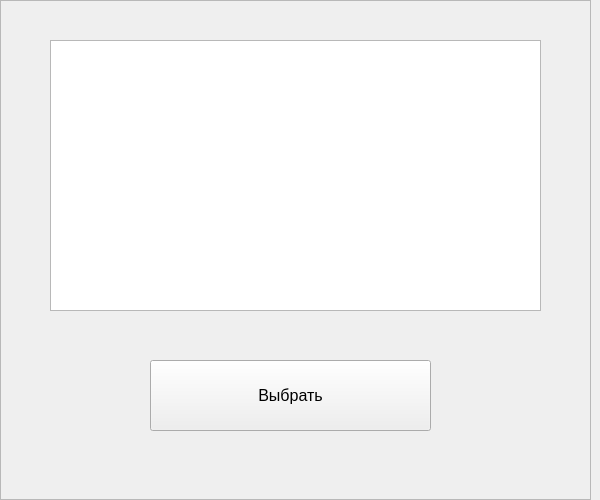
<?xml version="1.0" encoding="UTF-8"?>
<ui version="4.0">
 <class>MainWindow</class>
 <widget class="QMainWindow" name="MainWindow">
  <property name="geometry">
   <rect>
    <x>0</x>
    <y>0</y>
    <width>600</width>
    <height>500</height>
   </rect>
  </property>
  <property name="minimumSize">
   <size>
    <width>600</width>
    <height>500</height>
   </size>
  </property>
  <property name="maximumSize">
   <size>
    <width>600</width>
    <height>500</height>
   </size>
  </property>
  <property name="windowTitle">
   <string>MainWindow</string>
  </property>
  <widget class="QWidget" name="centralwidget">
   <layout class="QHBoxLayout" name="horizontalLayout">
    <property name="spacing">
     <number>0</number>
    </property>
    <property name="leftMargin">
     <number>0</number>
    </property>
    <property name="topMargin">
     <number>0</number>
    </property>
    <property name="bottomMargin">
     <number>0</number>
    </property>
    <item>
     <widget class="QFrame" name="frame">
      <property name="frameShape">
       <enum>QFrame::StyledPanel</enum>
      </property>
      <property name="frameShadow">
       <enum>QFrame::Raised</enum>
      </property>
      <widget class="QListWidget" name="projects_listWidget">
       <property name="geometry">
        <rect>
         <x>50</x>
         <y>40</y>
         <width>491</width>
         <height>271</height>
        </rect>
       </property>
       <property name="editTriggers">
        <set>QAbstractItemView::NoEditTriggers</set>
       </property>
       <property name="verticalScrollMode">
        <enum>QAbstractItemView::ScrollPerPixel</enum>
       </property>
       <property name="horizontalScrollMode">
        <enum>QAbstractItemView::ScrollPerPixel</enum>
       </property>
       <property name="movement">
        <enum>QListView::Static</enum>
       </property>
      </widget>
      <widget class="QPushButton" name="submit_btn">
       <property name="geometry">
        <rect>
         <x>150</x>
         <y>360</y>
         <width>281</width>
         <height>71</height>
        </rect>
       </property>
       <property name="font">
        <font>
         <family>Segoe UI</family>
         <pointsize>12</pointsize>
         <weight>50</weight>
         <bold>false</bold>
         <stylestrategy>PreferDefault</stylestrategy>
        </font>
       </property>
       <property name="cursor">
        <cursorShape>PointingHandCursor</cursorShape>
       </property>
       <property name="text">
        <string>Выбрать</string>
       </property>
      </widget>
     </widget>
    </item>
   </layout>
  </widget>
 </widget>
 <resources/>
 <connections/>
</ui>
